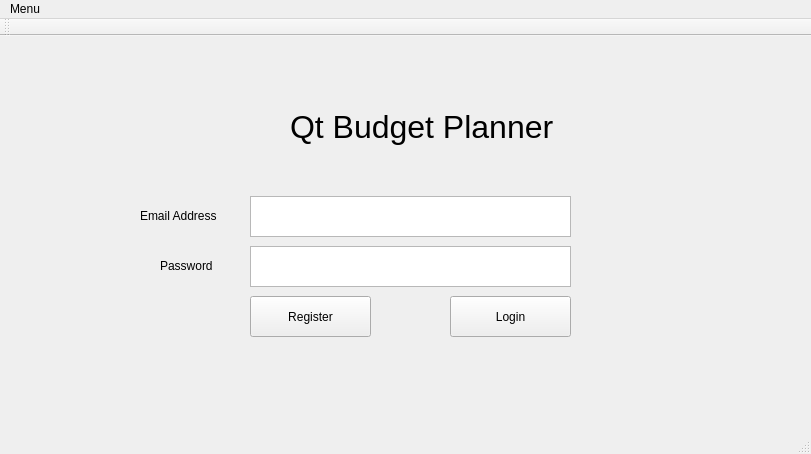
<?xml version="1.0" encoding="UTF-8"?>
<ui version="4.0">
 <class>MainWindow</class>
 <widget class="QMainWindow" name="MainWindow">
  <property name="geometry">
   <rect>
    <x>0</x>
    <y>0</y>
    <width>811</width>
    <height>454</height>
   </rect>
  </property>
  <property name="windowTitle">
   <string>MainWindow</string>
  </property>
  <widget class="QWidget" name="centralWidget">
   <widget class="QLabel" name="lblPassword">
    <property name="geometry">
     <rect>
      <x>160</x>
      <y>220</y>
      <width>111</width>
      <height>20</height>
     </rect>
    </property>
    <property name="text">
     <string>Password</string>
    </property>
   </widget>
   <widget class="QTextEdit" name="txtEmail">
    <property name="geometry">
     <rect>
      <x>250</x>
      <y>160</y>
      <width>321</width>
      <height>41</height>
     </rect>
    </property>
   </widget>
   <widget class="QLabel" name="lblEmailAddress">
    <property name="geometry">
     <rect>
      <x>140</x>
      <y>170</y>
      <width>131</width>
      <height>20</height>
     </rect>
    </property>
    <property name="text">
     <string>Email Address</string>
    </property>
   </widget>
   <widget class="QTextEdit" name="txtPassword">
    <property name="geometry">
     <rect>
      <x>250</x>
      <y>210</y>
      <width>321</width>
      <height>41</height>
     </rect>
    </property>
   </widget>
   <widget class="QPushButton" name="btnLogin">
    <property name="geometry">
     <rect>
      <x>450</x>
      <y>260</y>
      <width>121</width>
      <height>41</height>
     </rect>
    </property>
    <property name="text">
     <string>Login</string>
    </property>
   </widget>
   <widget class="QLabel" name="lblBackground">
    <property name="geometry">
     <rect>
      <x>0</x>
      <y>0</y>
      <width>831</width>
      <height>431</height>
     </rect>
    </property>
    <property name="text">
     <string/>
    </property>
   </widget>
   <widget class="QLabel" name="lblBudgetPlanner">
    <property name="geometry">
     <rect>
      <x>290</x>
      <y>60</y>
      <width>271</width>
      <height>61</height>
     </rect>
    </property>
    <property name="font">
     <font>
      <pointsize>24</pointsize>
     </font>
    </property>
    <property name="text">
     <string>Qt Budget Planner</string>
    </property>
   </widget>
   <widget class="QPushButton" name="btnRegister">
    <property name="geometry">
     <rect>
      <x>250</x>
      <y>260</y>
      <width>121</width>
      <height>41</height>
     </rect>
    </property>
    <property name="text">
     <string>Register</string>
    </property>
   </widget>
   <zorder>lblBackground</zorder>
   <zorder>lblEmailAddress</zorder>
   <zorder>txtEmail</zorder>
   <zorder>lblPassword</zorder>
   <zorder>txtPassword</zorder>
   <zorder>btnLogin</zorder>
   <zorder>lblBudgetPlanner</zorder>
   <zorder>btnRegister</zorder>
  </widget>
  <widget class="QMenuBar" name="menuBar">
   <property name="geometry">
    <rect>
     <x>0</x>
     <y>0</y>
     <width>811</width>
     <height>21</height>
    </rect>
   </property>
   <widget class="QMenu" name="menuExit">
    <property name="title">
     <string>Menu</string>
    </property>
    <addaction name="actionAbout"/>
   </widget>
   <addaction name="menuExit"/>
  </widget>
  <widget class="QToolBar" name="mainToolBar">
   <attribute name="toolBarArea">
    <enum>TopToolBarArea</enum>
   </attribute>
   <attribute name="toolBarBreak">
    <bool>false</bool>
   </attribute>
  </widget>
  <widget class="QStatusBar" name="statusBar"/>
  <action name="actionHelp">
   <property name="text">
    <string>Help</string>
   </property>
  </action>
  <action name="actionLogout">
   <property name="text">
    <string>Logout</string>
   </property>
  </action>
  <action name="actionAbout">
   <property name="text">
    <string>About</string>
   </property>
  </action>
 </widget>
 <layoutdefault spacing="6" margin="11"/>
 <resources/>
 <connections/>
</ui>
